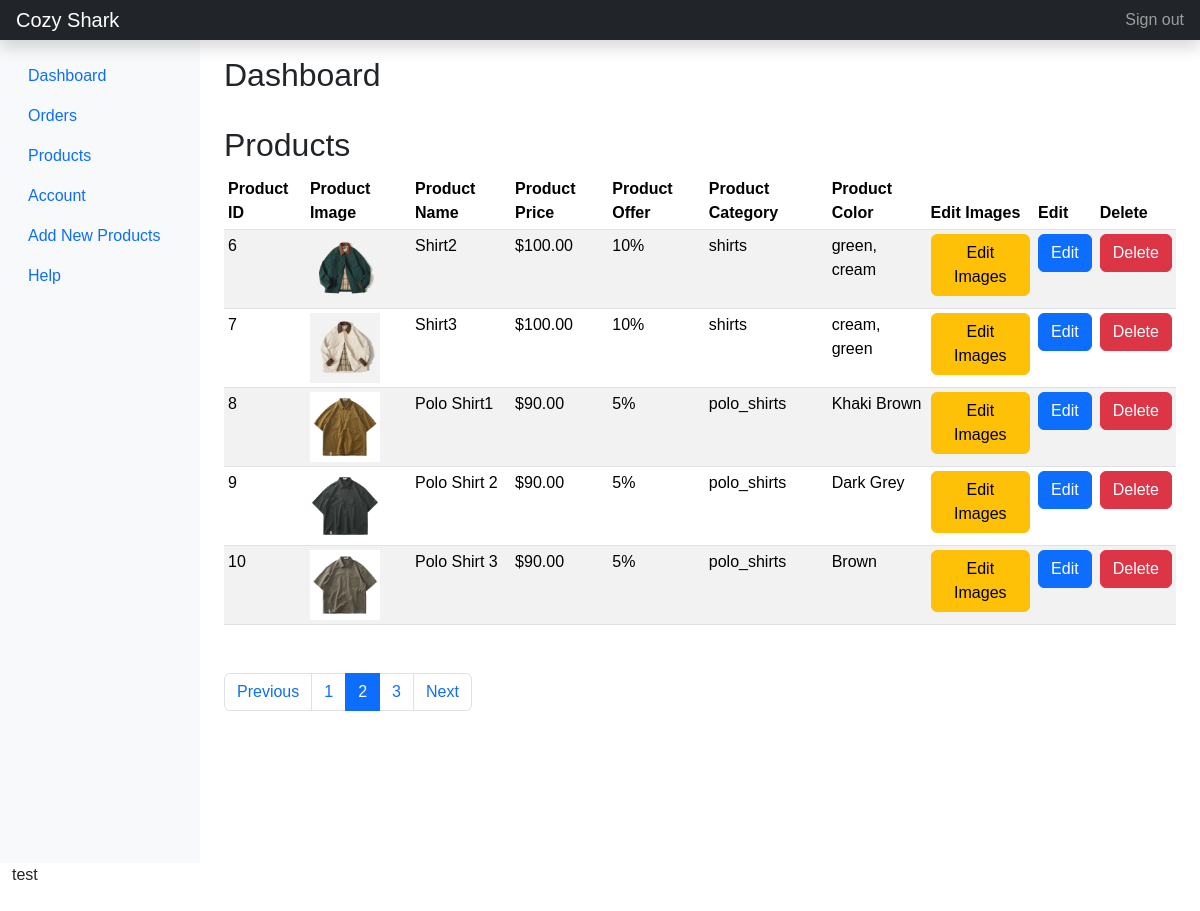
Screenshot of /admin/products.php?page_no=2 (signed in) with the database file from the repository.
### tables this page shows
CREATE TABLE `products` (
  `product_id` int(11) NOT NULL,
  `product_name` varchar(100) NOT NULL,
  `product_category` varchar(100) NOT NULL,
  `product_description` varchar(255) NOT NULL,
  `product_image` varchar(255) NOT NULL,
  `product_image2` varchar(255) NOT NULL,
  `product_image3` varchar(255) NOT NULL,
  `product_image4` varchar(255) NOT NULL,
  `product_price` decimal(6,2) NOT NULL,
  `product_special_offer` int(2) NOT NULL,
  `product_color` varchar(100) NOT NULL
);

### admin/products.php (the view, shortened to what this page needs)
<?php
include('header.php');
if (isset($_GET['page_no']) && $_GET['page_no'] != "") {
    $page_no = (int)$_GET['page_no'];
} else {
    $page_no = 1;
}
$stmt1 = $conn->prepare("SELECT COUNT(*) AS total_records FROM products");
$stmt1->execute();
$stmt1->bind_result($total_records);
$total_records_per_page = 5;
$offset = ($page_no - 1) * $total_records_per_page;
$previous_page = $page_no - 1;
$next_page = $page_no + 1;
$total_no_of_pages = ceil($total_records / $total_records_per_page);
$stmt2 = $conn->prepare("SELECT * FROM products LIMIT ?, ?");
$stmt2->bind_param("ii", $offset, $total_records_per_page);
$stmt2->execute();
$products = $stmt2->get_result();
?>
<div class="container-fluid">
    <div class="row" style="min-height: 1000px">
        <?php include('sidemenu.php'); ?>
        <main class="col-md-9 ms-sm-auto col-lg-10 px-md-4">
            <div class="d-flex justify-content-between flex-wrap flex-md-nowrap align-items-center pt-3 pb-2 mb-3">
                <h1 class="h2">Dashboard</h1>
            </div>
            <h2>Products</h2>
            <div class="table-responsive">
                <table class="table table-striped table-sm">
                    <thead>
                        <tr>
                            <th scope="col">Product ID</th>
                            <th scope="col">Product Image</th>
                            <th scope="col">Product Name</th>
                            <th scope="col">Product Price</th>
                            <th scope="col">Product Offer</th>
                            <th scope="col">Product Category</th>
                            <th scope="col">Product Color</th>
                            <th scope="col">Edit Images</th>
                            <th scope="col">Edit</th>
                            <th scope="col">Delete</th>
                        </tr>
                    </thead>
                    <tbody>
                        <?php while ($product = $products->fetch_assoc()) { ?>
                            <tr>
                                <td><?php echo htmlspecialchars($product['product_id']); ?></td>
                                <td><img src="<?php echo "../assets/imgs/" . $product['product_image']; ?>" style="width: 70px; height: 70px;"></td>
                                <td><?php echo htmlspecialchars($product['product_name']); ?></td>
                                <td><?php echo "$" . $product['product_price']; ?></td>
                                <td><?php echo ($product['product_special_offer']) . "%"; ?></td>
                                <td><?php echo htmlspecialchars($product['product_category']); ?></td>
                                <td><?php echo htmlspecialchars($product['product_color']); ?></td>
                                <td><a class="btn btn-warning" href="<?php echo "edit_images.php?product_id=" . $product['product_id'] . "& product_name=" . $product['product_name']; ?>">Edit Images</a></td>
                                <td><a class="btn btn-primary" href="edit_product.php?product_id=<?php echo $product['product_id']; ?>">Edit</a></td>
                                <td><a class="btn btn-danger" href="delete_product.php?product_id=<?php echo $product['product_id']; ?>">Delete</a></td>
                            </tr>
                        <?php } ?>
                    </tbody>
                </table>
                <nav aria-label="Page navigation example">
                    <ul class="pagination mt-5">
                        <li class="page-item<?php if ($page_no <= 1) echo ' disabled'; ?>">
                            <a class="page-link" href="<?php echo ($page_no <= 1) ? '#' : "?page_no=" . $previous_page; ?>">Previous</a>
                        </li>
                        <?php for ($i = 1; $i <= $total_no_of_pages; $i++) { ?>
                            <li class="page-item<?php if ($i == $page_no) echo ' active'; ?>">
                                <a class="page-link" href="?page_no=<?php echo $i; ?>"><?php echo $i; ?></a>
                            </li>
                        <?php } ?>
                        <li class="page-item<?php if ($page_no >= $total_no_of_pages) echo ' disabled'; ?>">
                            <a class="page-link" href="<?php echo ($page_no >= $total_no_of_pages) ? '#' : "?page_no=" . $next_page; ?>">Next</a>
                        </li>
                    </ul>
                </nav>
            </div>
        </main>
        <p>test</p>
    </div>
</div>

### admin/style.css (style rules this page uses)
* { margin: 0; padding: 0; box-sizing: border-box; font-family: "poppins", sans-serif; }

### rows the page displays
products: product_id "6", product_image (picture), product_name "Shirt2", product_price "100.00", product_special_offer "10", product_category "shirts", product_color "green, cream"
products: product_id "7", product_image (picture), product_name "Shirt3", product_price "100.00", product_special_offer "10", product_category "shirts", product_color "cream, green"
products: product_id "8", product_image (picture), product_name "Polo Shirt1", product_price "90.00", product_special_offer "5", product_category "polo_shirts", product_color "Khaki Brown"
products: product_id "9", product_image (picture), product_name "Polo Shirt 2", product_price "90.00", product_special_offer "5", product_category "polo_shirts", product_color "Dark Grey"
products: product_id "10", product_image (picture), product_name "Polo Shirt 3", product_price "90.00", product_special_offer "5", product_category "polo_shirts", product_color "Brown"
